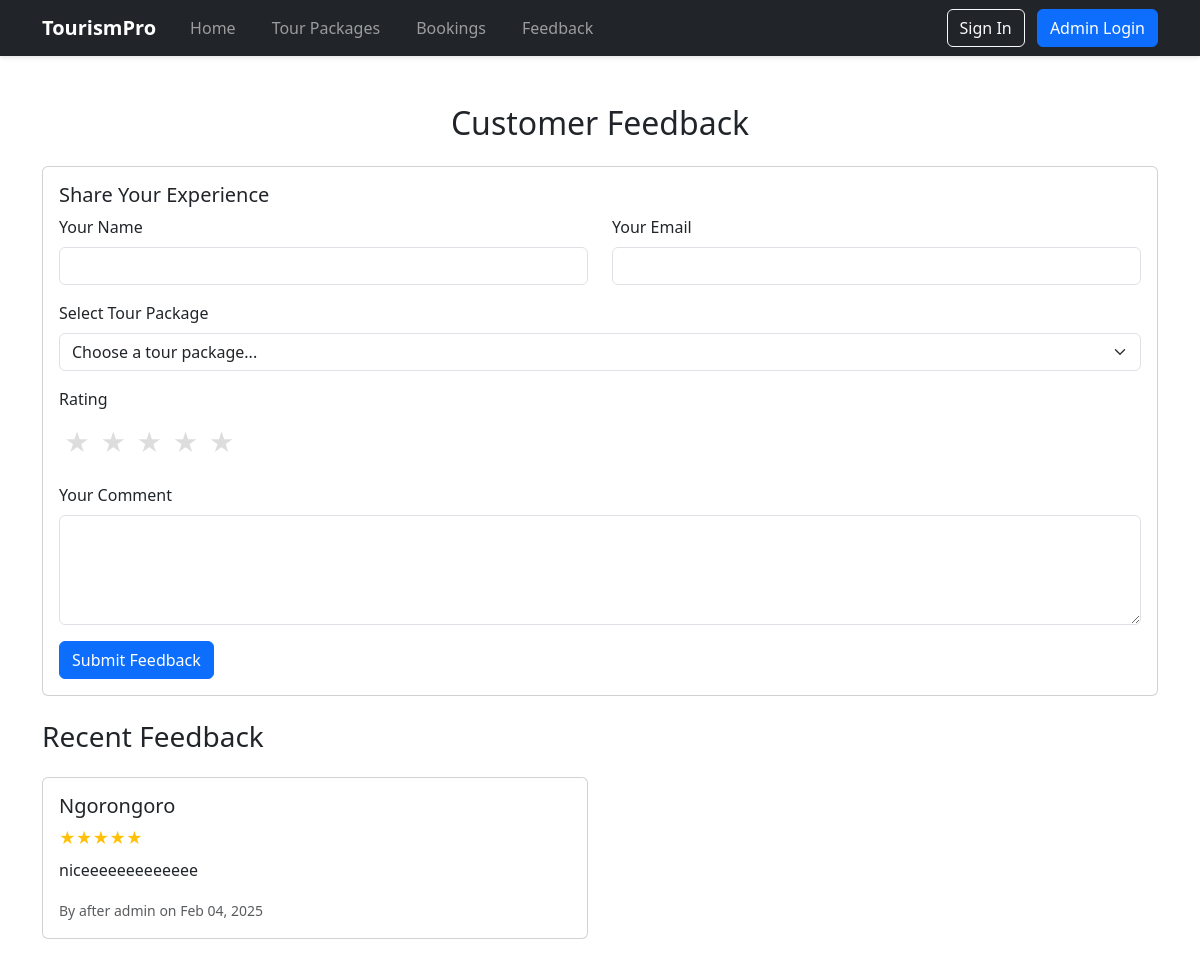
Page /feedback.php on the committed database.
### tables this page shows
CREATE TABLE `feedback` (
  `id` int(11) NOT NULL,
  `user_id` int(11) DEFAULT NULL,
  `tour_id` int(11) DEFAULT NULL,
  `rating` int(11) DEFAULT NULL CHECK (`rating` >= 1 and `rating` <= 5),
  `comment` text DEFAULT NULL,
  `feedback_date` date DEFAULT NULL,
  `guest_name` varchar(100) DEFAULT NULL,
  `guest_email` varchar(100) DEFAULT NULL
);

CREATE TABLE `tours` (
  `id` int(11) NOT NULL,
  `name` varchar(100) NOT NULL,
  `description` text DEFAULT NULL,
  `image` varchar(255) DEFAULT NULL,
  `price` decimal(10,2) NOT NULL,
  `start_date` date DEFAULT NULL,
  `end_date` date DEFAULT NULL,
  `created_by` int(11) DEFAULT NULL
);

### feedback.php (the view, shortened to what this page needs)
<?php
require_once 'config/database.php';
$query = "SELECT f.*, t.name as tour_name,
          COALESCE(u.username, f.guest_name) as reviewer_name
          FROM feedback f
          LEFT JOIN users u ON f.user_id = u.id
          JOIN tours t ON f.tour_id = t.id
          ORDER BY f.feedback_date DESC";
$result = $conn->query($query);
include 'includes/header.php';
?>
<div class="container mt-5">
    <h2 class="text-center mb-4">Customer Feedback</h2>
    <div class="card mb-4">
        <div class="card-body">
            <h5 class="card-title">Share Your Experience</h5>
            <form action="" method="POST">
                <div class="row">
                    <div class="col-md-6 mb-3">
                        <label class="form-label">Your Name</label>
                        <input type="text" class="form-control" name="name" required>
                    </div>
                    <div class="col-md-6 mb-3">
                        <label class="form-label">Your Email</label>
                        <input type="email" class="form-control" name="email" required>
                    </div>
                </div>
                <div class="mb-3">
                    <label class="form-label">Select Tour Package</label>
                    <select class="form-select" name="tour_id" required>
                        <option value="">Choose a tour package...</option>
                    </select>
                </div>
                <div class="mb-3">
                    <label class="form-label">Rating</label>
                    <div class="rating-stars">
                        <?php for($i = 5; $i >= 1; $i--): ?>
                        <label for="star<?php echo $i; ?>">★</label>
                        <?php endfor; ?>
                    </div>
                </div>
                <div class="mb-3">
                    <label class="form-label">Your Comment</label>
                    <textarea class="form-control" name="comment" rows="4" required></textarea>
                </div>
                <button type="submit" class="btn btn-primary">Submit Feedback</button>
            </form>
        </div>
    </div>
    <h3 class="mb-4">Recent Feedback</h3>
    <div class="row">
        <?php while($feedback = $result->fetch_assoc()): ?>
        <div class="col-md-6 mb-4">
            <div class="card h-100">
                <div class="card-body">
                    <h5 class="card-title"><?php echo htmlspecialchars($feedback['tour_name']); ?></h5>
                    <div class="stars mb-2">
                        <?php
                        for($i = 1; $i <= 5; $i++) {
                            echo '<span class="' . ($i <= $feedback['rating'] ? 'text-warning' : 'text-muted') . '">★</span>';
                        }
                        ?>
                    </div>
                    <p class="card-text"><?php echo htmlspecialchars($feedback['comment']); ?></p>
                    <p class="card-text">
                        <small class="text-muted">
                            By <?php echo htmlspecialchars($feedback['reviewer_name']); ?> on
                            <?php echo date('M d, Y', strtotime($feedback['feedback_date'])); ?>
                        </small>
                    </p>
                </div>
            </div>
        </div>
        <?php endwhile; ?>
    </div>
</div>

### css/style.css (style rules this page uses)
body { font-family: 'Poppins', sans-serif; line-height: 1.6; }
.btn { padding: 0.8rem 1.5rem; border-radius: 5px; font-weight: 500; transition: all 0.3s ease; }
.btn-primary { background: #007bff; border: none; }

### feedback.php (style rules this page uses)
.rating-stars { display: flex; flex-direction: row-reverse; justify-content: flex-end; }
.rating-stars label { cursor: pointer; font-size: 25px; color: #ddd; padding: 5px; }

### rows in the picture
feedback: tour.name "Ngorongoro", comment "niceeeeeeeeeeeee", reviewer_name "after admin", feedback_date "Feb 04, 2025"
